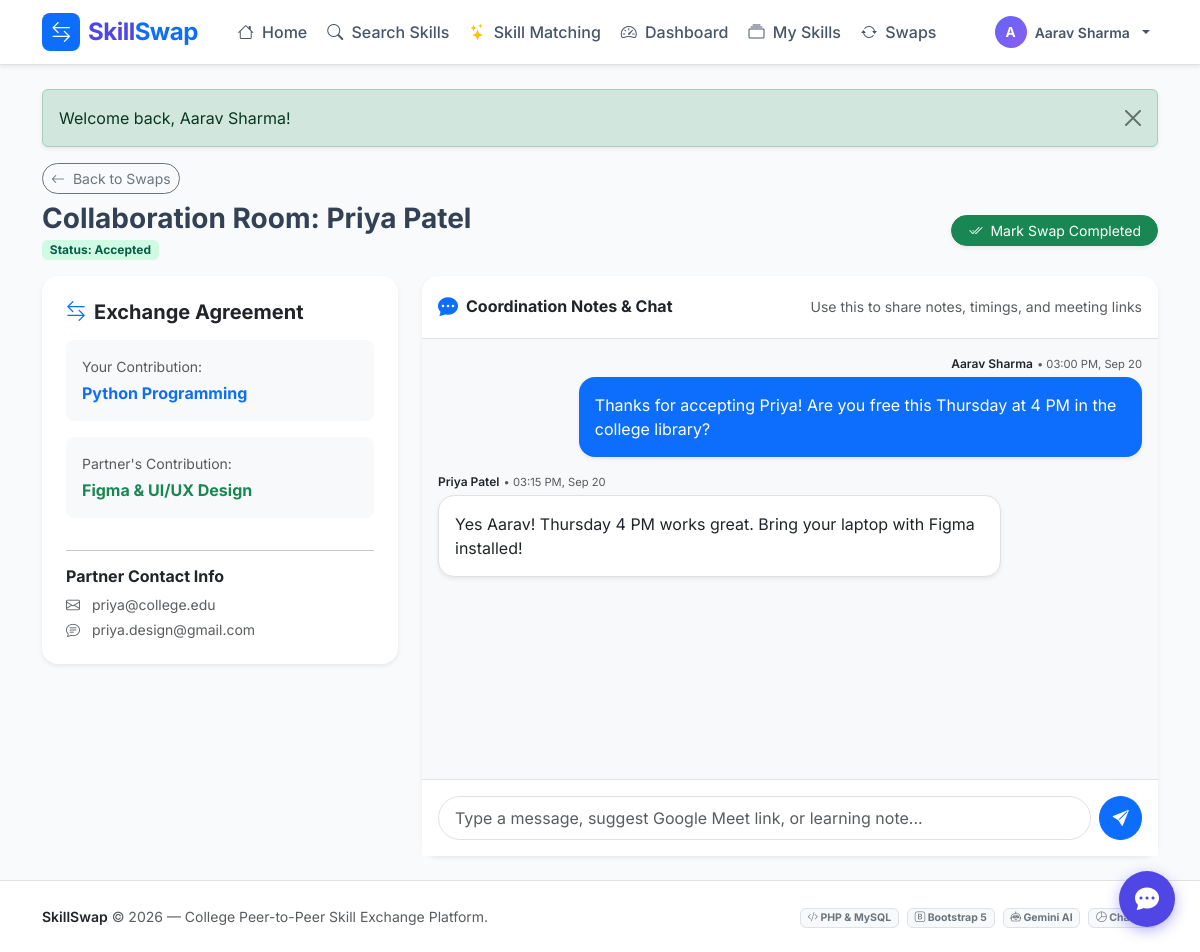
Screenshot of /student/swap_detail.php?id=1 (signed in) with the database file from the repository.
### tables this page shows
CREATE TABLE IF NOT EXISTS `swap_requests` (
    `id` INT AUTO_INCREMENT PRIMARY KEY,
    `sender_id` INT NOT NULL,
    `receiver_id` INT NOT NULL,
    `offered_skill_id` INT NOT NULL,
    `requested_skill_id` INT NOT NULL,
    `message` TEXT DEFAULT NULL,
    `status` ENUM('pending', 'accepted', 'rejected', 'completed', 'cancelled') DEFAULT 'pending',
    `created_at` DATETIME DEFAULT CURRENT_TIMESTAMP,
    `updated_at` DATETIME DEFAULT CURRENT_TIMESTAMP ON UPDATE CURRENT_TIMESTAMP,
    FOREIGN KEY (`sender_id`) REFERENCES `users`(`id`) ON DELETE CASCADE,
    FOREIGN KEY (`receiver_id`) REFERENCES `users`(`id`) ON DELETE CASCADE,
    FOREIGN KEY (`offered_skill_id`) REFERENCES `skills`(`id`) ON DELETE CASCADE,
    FOREIGN KEY (`requested_skill_id`) REFERENCES `skills`(`id`) ON DELETE CASCADE
);

CREATE TABLE IF NOT EXISTS `users` (
    `id` INT AUTO_INCREMENT PRIMARY KEY,
    `name` VARCHAR(100) NOT NULL,
    `email` VARCHAR(120) NOT NULL UNIQUE,
    `password` VARCHAR(255) NOT NULL,
    `role` ENUM('student', 'admin') DEFAULT 'student',
    `college_id` VARCHAR(50) DEFAULT NULL,
    `department` VARCHAR(100) DEFAULT 'Computer Science',
    `year_of_study` VARCHAR(20) DEFAULT '3rd Year',
    `bio` TEXT DEFAULT NULL,
    `contact_info` VARCHAR(255) DEFAULT NULL,
    `avatar` VARCHAR(255) DEFAULT 'default_avatar.png',
    `status` ENUM('active', 'suspended') DEFAULT 'active',
    `created_at` DATETIME DEFAULT CURRENT_TIMESTAMP
);

CREATE TABLE IF NOT EXISTS `skills` (
    `id` INT AUTO_INCREMENT PRIMARY KEY,
    `user_id` INT NOT NULL,
    `skill_name` VARCHAR(120) NOT NULL,
    `category` VARCHAR(60) NOT NULL,
    `proficiency_level` ENUM('Beginner', 'Intermediate', 'Advanced') DEFAULT 'Intermediate',
    `type` ENUM('teach', 'learn') NOT NULL,  
    `description` TEXT DEFAULT NULL,
    `created_at` DATETIME DEFAULT CURRENT_TIMESTAMP,
    FOREIGN KEY (`user_id`) REFERENCES `users`(`id`) ON DELETE CASCADE
);

CREATE TABLE IF NOT EXISTS `swap_messages` (
    `id` INT AUTO_INCREMENT PRIMARY KEY,
    `swap_id` INT NOT NULL,
    `sender_id` INT NOT NULL,
    `message` TEXT NOT NULL,
    `created_at` DATETIME DEFAULT CURRENT_TIMESTAMP,
    FOREIGN KEY (`swap_id`) REFERENCES `swap_requests`(`id`) ON DELETE CASCADE,
    FOREIGN KEY (`sender_id`) REFERENCES `users`(`id`) ON DELETE CASCADE
);

### config/db.php (called while the page is built, shortened)
<?php
function current_user_id() {
    return $_SESSION['user_id'] ?? null;
}
function sanitize($data) {
    return htmlspecialchars(trim($data ?? ''), ENT_QUOTES, 'UTF-8');
}
function app_path($subpath = '') {
    $docRoot = str_replace('\\', '/', $_SERVER['DOCUMENT_ROOT'] ?? '');
    $curDir  = str_replace('\\', '/', dirname(__DIR__));
    $rel = str_replace($docRoot, '', $curDir);
    $rel = rtrim($rel, '/');
    return $rel . ($subpath ? '/' . ltrim($subpath, '/') : '');
}

### student/swap_detail.php (the view, shortened to what this page needs)
<?php
require_once __DIR__ . '/../config/db.php';
$db = get_db_connection();
$userId = current_user_id();
$swapId = (int)($_GET['id'] ?? 0);
$stmt = $db->prepare("
    SELECT sr.*,
           u_sender.name as sender_name, u_sender.email as sender_email, u_sender.contact_info as sender_contact,
           u_rec.name as receiver_name, u_rec.email as receiver_email, u_rec.contact_info as receiver_contact,
           s_offered.skill_name as offered_skill,
           s_req.skill_name as requested_skill
    FROM swap_requests sr
    JOIN users u_sender ON sr.sender_id = u_sender.id
    JOIN users u_rec ON sr.receiver_id = u_rec.id
    JOIN skills s_offered ON sr.offered_skill_id = s_offered.id
    JOIN skills s_req ON sr.requested_skill_id = s_req.id
    WHERE sr.id = ? AND (sr.sender_id = ? OR sr.receiver_id = ?)
");
$stmt->execute([$swapId, $userId, $userId]);
$swap = $stmt->fetch();
$msgStmt = $db->prepare("
    SELECT sm.*, u.name as sender_name
    FROM swap_messages sm
    JOIN users u ON sm.sender_id = u.id
    WHERE sm.swap_id = ?
    ORDER BY sm.created_at ASC
");
$msgStmt->execute([$swapId]);
$messages = $msgStmt->fetchAll();
$isSender = ($swap['sender_id'] == $userId);
$partnerName = $isSender ? $swap['receiver_name'] : $swap['sender_name'];
$partnerContact = $isSender ? $swap['receiver_contact'] : $swap['sender_contact'];
$partnerEmail = $isSender ? $swap['receiver_email'] : $swap['sender_email'];
require_once __DIR__ . '/../includes/header.php';
?>
<div class="mb-3">
    <a href="<?= app_path('student/swap_requests.php?tab=active'); ?>" class="btn btn-outline-secondary btn-sm rounded-pill mb-2">
        <i class="bi bi-arrow-left me-1"></i> Back to Swaps
    </a>
    <div class="d-flex flex-column flex-md-row justify-content-between align-items-start align-items-md-center gap-2">
        <div>
            <h3 class="fw-bold mb-0">Collaboration Room: <?= sanitize($partnerName); ?></h3>
            <span class="badge status-<?= $swap['status']; ?> mt-1">Status: <?= ucfirst($swap['status']); ?></span>
        </div>
        <div>
            <?php if ($swap['status'] === 'accepted'): ?>
                <form method="POST" action="<?= app_path('student/swap_requests.php'); ?>">
                    <button type="submit" class="btn btn-success rounded-pill btn-sm px-3 shadow-sm" onclick="return confirm('Complete this exchange session?');">
                        <i class="bi bi-check2-all me-1"></i> Mark Swap Completed
                    </button>
                </form>
            <?php endif; ?>
        </div>
    </div>
</div>
<div class="row g-4">
    <div class="col-lg-4">
        <div class="card border-0 shadow-sm rounded-4 p-4 bg-white mb-4">
            <h5 class="fw-bold mb-3"><i class="bi bi-arrow-left-right text-primary me-2"></i>Exchange Agreement</h5>
            <div class="p-3 bg-light rounded-3 mb-3">
                <small class="text-muted d-block mb-1">Your Contribution:</small>
                <strong class="text-primary fs-6"><?= sanitize($isSender ? $swap['offered_skill'] : $swap['requested_skill']); ?></strong>
            </div>
            <div class="p-3 bg-light rounded-3 mb-3">
                <small class="text-muted d-block mb-1">Partner's Contribution:</small>
                <strong class="text-success fs-6"><?= sanitize($isSender ? $swap['requested_skill'] : $swap['offered_skill']); ?></strong>
            </div>
            <hr>
            <h6 class="fw-bold mb-2">Partner Contact Info</h6>
            <p class="small text-muted mb-1"><i class="bi bi-envelope me-2"></i> <?= sanitize($partnerEmail); ?></p>
            <p class="small text-muted mb-0"><i class="bi bi-chat-text me-2"></i> <?= sanitize($partnerContact ?: 'Coordinate in chat below'); ?></p>
        </div>
    </div>
    <div class="col-lg-8">
        <div class="card border-0 shadow-sm rounded-4 bg-white d-flex flex-column" style="height: 580px;">
            <div class="p-3 border-bottom d-flex align-items-center justify-content-between">
                <div class="d-flex align-items-center gap-2">
                    <i class="bi bi-chat-dots-fill text-primary fs-5"></i>
                    <h6 class="fw-bold mb-0">Coordination Notes & Chat</h6>
                </div>
                <small class="text-muted">Use this to share notes, timings, and meeting links</small>
            </div>
            <div class="p-3 flex-grow-1 overflow-auto bg-light d-flex flex-column gap-3" id="roomMessages">
                <?php if (empty($messages)): ?>
                    <div class="text-center py-5 text-muted small">
                        <i class="bi bi-chat-left-dots fs-2 d-block mb-2"></i>
                        No messages yet. Send a greeting or propose a study session time!
                    </div>
                <?php else: ?>
                    <?php foreach ($messages as $m):
                        $isMe = ($m['sender_id'] == $userId);
                    ?>
                        <div class="d-flex flex-column <?= $isMe ? 'align-items-end' : 'align-items-start'; ?>">
                            <div class="d-flex align-items-center gap-1 mb-1">
                                <small class="fw-semibold text-dark" style="font-size: 0.75rem;"><?= sanitize($m['sender_name']); ?></small>
                                <small class="text-muted" style="font-size: 0.7rem;">&bull; <?= date('h:i A, M d', strtotime($m['created_at'])); ?></small>
                            </div>
                            <div class="p-3 rounded-4 shadow-sm text-break <?= $isMe ? 'bg-primary text-white' : 'bg-white text-dark border'; ?>" style="max-width: 80%;">
                                <?= nl2br(sanitize($m['message'])); ?>
                            </div>
                        </div>
                    <?php endforeach; ?>
                <?php endif; ?>
            </div>
            <div class="p-3 border-top bg-white">
                <form method="POST" action="" class="d-flex gap-2">
                    <input type="text" name="message" class="form-control rounded-pill px-3" placeholder="Type a message, suggest Google Meet link, or learning note..." required autocomplete="off">
                    <button type="submit" class="btn btn-primary rounded-circle d-flex align-items-center justify-content-center" style="width: 44px; height: 44px;">
                        <i class="bi bi-send-fill"></i>
                    </button>
                </form>
            </div>
        </div>
    </div>
</div>
<?php require_once __DIR__ . '/../includes/footer.php'; ?>

### assets/css/style.css (style rules this page uses)
:root { --primary: #4f46e5; --primary-hover: #4338ca; --primary-light: #eef2ff; --secondary: #0ea5e9; --success: #10b981; --warning: #f59e0b; --danger: #ef4444; --dark: #0f172a; --gray-bg: #f8fafc; --card-shadow: 0 10px 25px -5px rgba(0, 0, 0, 0.05), 0 8px 10px -6px rgba(0, 0, 0, 0.03); --hover-shadow: 0 20px 25px -5px rgba(0, 0, 0, 0.1), 0 8px 10px -6px rgba(0, 0, 0, 0.04); }
body { font-family: 'Inter', -apple-system, BlinkMacSystemFont, "Segoe UI", Roboto, Helvetica, Arial, sans-serif; background-color: var(--gray-bg); color: #334155; min-height: 100vh; display: flex; flex-direction: column; }
.status-accepted { background-color: #d1fae5; color: #065f46; }

### rows the page displays
swap_requests: receiver.name "Priya Patel", status "Accepted", offered_skill.skill_name "Python Programming", requested_skill.skill_name "Figma & UI/UX Design", receiver.email "priya@college.edu", receiver.contact_info "priya.design@gmail.com"
swap_messages: sender.name "Aarav Sharma", created_at "03:00 PM, Sep 20", message "Thanks for accepting Priya! Are you free this Thursday at 4 PM in the college library?"
swap_messages: sender.name "Priya Patel", created_at "03:15 PM, Sep 20", message "Yes Aarav! Thursday 4 PM works great. Bring your laptop with Figma installed!"

### other values shown
substr($_SESSION['user_name'] ?? 'U', 0, 1) "A"
$_SESSION['user_name'] "Aarav Sharma"
$flash['message'] "Welcome back, Aarav Sharma!"
